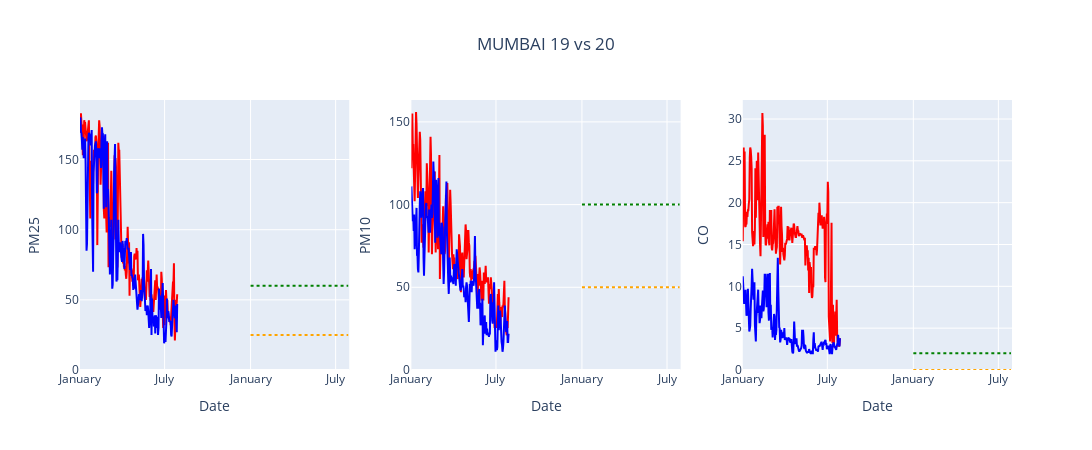

Notebook source saved alongside this figure:
### Code cell
df_mum=df[df['City'].isin(['Mumbai'])]
fig = make_subplots(
rows=1, cols=3,
#subplot_titles=imp_pollutant,
vertical_spacing=0.05
)
for m,i in enumerate(imp_pollutant):
    dfd=df_mum[df_mum['Specie'].isin([i])]
    fig.add_trace(go.Scatter(x=dfd['Date_x'],y=dfd['median_x'],line_color='red'),row=1,col=m+1)
    fig.update_xaxes(tickformat="%B",row=1,col=m+1)
    fig.add_trace(go.Scatter(x=dfd['Date_x'],y=dfd['median_y'],line_color='blue'),row=1,col=m+1)
    fig.add_shape(go.layout.Shape(type="line", x0=start, y0=pollutant_who[i], x1=end, y1=pollutant_who[i],
                                  line=dict(color='orange', width=2,dash='dot'),),row=1,col=m+1)
    fig.add_shape(go.layout.Shape(type="line", x0=start, y0=pollutant_naaqs[i], x1=end, y1=pollutant_naaqs[i],
                                  line=dict(color='green', width=2,dash='dot'),),row=1,col=m+1)
    fig.update_yaxes(title=i.upper(),range=[0,dfd['median_x'].max() +dfd['median_x'].mean()/10], row=1, col=m+1)
    fig.update_xaxes(title_text="Date", row=1, col=m+1)
fig.update_layout(title='MUMBAI 19 vs 20',title_x=0.5,height=450,width=1300,showlegend=False)
fig.show()
fig.write_image(f'images/19vs20_mumbai.png')

### Figure 1 — Plotly figure (JSON) as saved in the notebook; plotly's stock layout.template omitted (floating-point values rounded to 4 significant figures; data arrays with more than 128 entries replaced by an {"elided": "..."} marker saying what was removed)
{"data": [{"line": {"color": "red"}, "type": "scatter", "x": {"elided": "208 str values"}, "xaxis": "x", "y": {"elided": "208 int values"}, "yaxis": "y"}, {"line": {"color": "blue"}, "type": "scatter", "x": {"elided": "208 str values"}, "xaxis": "x", "y": {"elided": "208 int values"}, "yaxis": "y"}, {"line": {"color": "red"}, "type": "scatter", "x": {"elided": "208 str values"}, "xaxis": "x2", "y": {"elided": "208 int values"}, "yaxis": "y2"}, {"line": {"color": "blue"}, "type": "scatter", "x": {"elided": "208 str values"}, "xaxis": "x2", "y": {"elided": "208 int values"}, "yaxis": "y2"}, {"line": {"color": "red"}, "type": "scatter", "x": {"elided": "208 str values"}, "xaxis": "x3", "y": {"elided": "208 float values"}, "yaxis": "y3"}, {"line": {"color": "blue"}, "type": "scatter", "x": {"elided": "208 str values"}, "xaxis": "x3", "y": {"elided": "208 float values"}, "yaxis": "y3"}], "layout": {"height": 450, "shapes": [{"line": {"color": "orange", "dash": "dot", "width": 2}, "type": "line", "x0": "2020-01-01", "x1": "2020-07-28", "xref": "x", "y0": 25, "y1": 25, "yref": "y"}, {"line": {"color": "green", "dash": "dot", "width": 2}, "type": "line", "x0": "2020-01-01", "x1": "2020-07-28", "xref": "x", "y0": 60, "y1": 60, "yref": "y"}, {"line": {"color": "orange", "dash": "dot", "width": 2}, "type": "line", "x0": "2020-01-01", "x1": "2020-07-28", "xref": "x2", "y0": 50, "y1": 50, "yref": "y2"}, {"line": {"color": "green", "dash": "dot", "width": 2}, "type": "line", "x0": "2020-01-01", "x1": "2020-07-28", "xref": "x2", "y0": 100, "y1": 100, "yref": "y2"}, {"line": {"color": "orange", "dash": "dot", "width": 2}, "type": "line", "x0": "2020-01-01", "x1": "2020-07-28", "xref": "x3", "y0": 0, "y1": 0, "yref": "y3"}, {"line": {"color": "green", "dash": "dot", "width": 2}, "type": "line", "x0": "2020-01-01", "x1": "2020-07-28", "xref": "x3", "y0": 2, "y1": 2, "yref": "y3"}], "showlegend": false, "title": {"text": "MUMBAI 19 vs 20", "x": 0.5}, "width": 1300, "xaxis": {"anchor": "y", "domain": [0, 0.2889], "tickformat": "%B", "title": {"text": "Date"}}, "xaxis2": {"anchor": "y2", "domain": [0.3556, 0.6444], "tickformat": "%B", "title": {"text": "Date"}}, "xaxis3": {"anchor": "y3", "domain": [0.7111, 1], "tickformat": "%B", "title": {"text": "Date"}}, "yaxis": {"anchor": "x", "domain": [0, 1], "range": [0, 192.4], "title": {"text": "PM25"}}, "yaxis2": {"anchor": "x2", "domain": [0, 1], "range": [0, 163.2], "title": {"text": "PM10"}}, "yaxis3": {"anchor": "x3", "domain": [0, 1], "range": [0, 32.27], "title": {"text": "CO"}}}}
